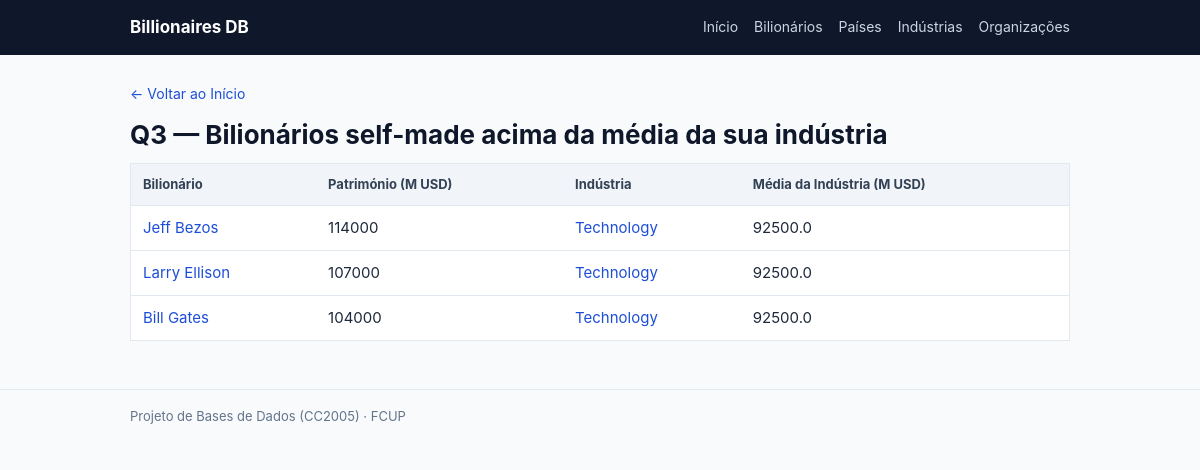
The app's page /queries/3 with its own data.
### tables this page shows
CREATE TABLE billionaires (
    billionaire_id INTEGER PRIMARY KEY AUTOINCREMENT,
    rank INTEGER NOT NULL,
    full_name TEXT NOT NULL,
    net_worth_million INTEGER NOT NULL CHECK (net_worth_million >= 0),
    age INTEGER CHECK (age > 0),
    gender TEXT CHECK (gender IN ('M', 'F')),
    self_made INTEGER NOT NULL CHECK (self_made IN (0, 1)),
    source TEXT NOT NULL,
    citizenship_country_id INTEGER NOT NULL,
    residence_country_id INTEGER NOT NULL,
    industry_id INTEGER NOT NULL,
    organization_id INTEGER,
    FOREIGN KEY (citizenship_country_id) REFERENCES countries(country_id),
    FOREIGN KEY (residence_country_id) REFERENCES countries(country_id),
    FOREIGN KEY (industry_id) REFERENCES industries(industry_id),
    FOREIGN KEY (organization_id) REFERENCES organizations(organization_id)
);

CREATE TABLE industries (
    industry_id INTEGER PRIMARY KEY AUTOINCREMENT,
    name TEXT NOT NULL UNIQUE
);

### app.py (the view)
@APP.route('/queries/3')
def query3():
    rows = db.execute("""
        SELECT b.billionaire_id, b.full_name, b.net_worth_million,
               i.industry_id, i.name AS industry_name,
               ROUND((
                   SELECT AVG(b2.net_worth_million)
                   FROM billionaires b2
                   WHERE b2.industry_id = b.industry_id
               ), 1) AS industry_avg
        FROM billionaires b
        JOIN industries i ON b.industry_id = i.industry_id
        WHERE b.self_made = 1
          AND b.net_worth_million > (
              SELECT AVG(b2.net_worth_million)
              FROM billionaires b2
              WHERE b2.industry_id = b.industry_id
          )
        ORDER BY b.net_worth_million DESC
    """).fetchall()
    return render_template('query3.html', rows=rows)

### db.py (called while the page is built)
def execute(sql, args=None):
    if 'conn' not in DB:
        connect()
    sql = re.sub(r'\s+', ' ', sql).strip()
    logging.info('SQL: %s | Args: %s', sql, args)
    cursor = DB['conn'].cursor()
    if args is not None:
        return cursor.execute(sql, args)
    return cursor.execute(sql)

### templates/query3.html (shortened to what this page needs)
{% extends 'base.html' %}
{% block content %}
<p class="back-link"><a href="/">← Voltar ao Início</a></p>
<h1>Q3 — Bilionários self-made acima da média da sua indústria</h1>
<table>
  <thead>
    <tr>
      <th>Bilionário</th>
      <th>Património (M USD)</th>
      <th>Indústria</th>
      <th>Média da Indústria (M USD)</th>
    </tr>
  </thead>
  <tbody>
    {% for r in rows %}
    <tr>
      <td><a href="/billionaires/{{ r.billionaire_id }}">{{ r.full_name }}</a></td>
      <td>{{ r.net_worth_million }}</td>
      <td><a href="/industries/{{ r.industry_id }}">{{ r.industry_name }}</a></td>
      <td>{{ r.industry_avg }}</td>
    </tr>
    {% endfor %}
  </tbody>
</table>
{% endblock %}

### static/style.css (style rules this page uses)
* { box-sizing: border-box; }
body { margin: 0; font-family: -apple-system, BlinkMacSystemFont, "Segoe UI", Roboto, Helvetica, Arial, sans-serif; font-size: 15px; line-height: 1.6; color: #1e293b; background: #f8fafc; }
a { color: #1d4ed8; text-decoration: none; }
h1 { margin: 0 0 8px; font-size: 26px; color: #0f172a; }
.back-link { margin: 0 0 8px; font-size: 14px; }
table { width: 100%; border-collapse: collapse; background: #ffffff; border: 1px solid #e2e8f0; margin-bottom: 20px; }
th, td { text-align: left; padding: 10px 12px; border-bottom: 1px solid #e2e8f0; }
th { background: #f1f5f9; font-size: 13px; color: #334155; }

### records on screen
billionaires: full_name "Jeff Bezos", net_worth_million "114000", industry_name "Technology", industry_avg "92500.0"
billionaires: full_name "Larry Ellison", net_worth_million "107000", industry_name "Technology", industry_avg "92500.0"
billionaires: full_name "Bill Gates", net_worth_million "104000", industry_name "Technology", industry_avg "92500.0"
